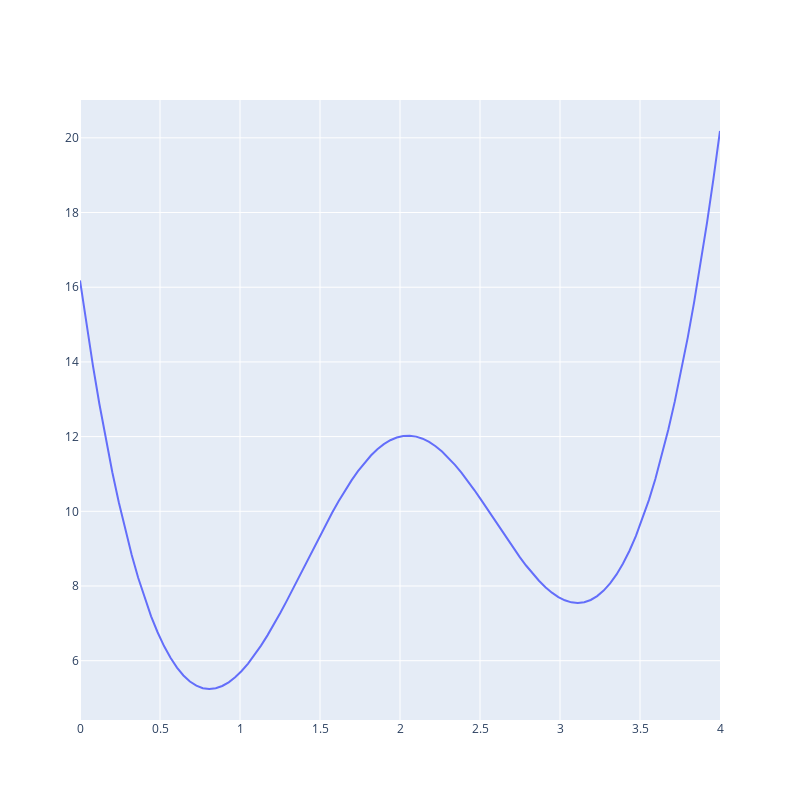

The notebook cell this image was saved under:
### Code cell
def b(x):
    return (x-2) ** 4 + 10*np.exp(-(x-2)**2) + x

# plot the function
x = np.linspace(0, 4, 100)
y = b(x)
fig = go.Figure()
fig.add_trace(go.Scatter(x=x, y=y, mode='lines'))
fig.update_layout(width=800, height=800)
fig.show()
